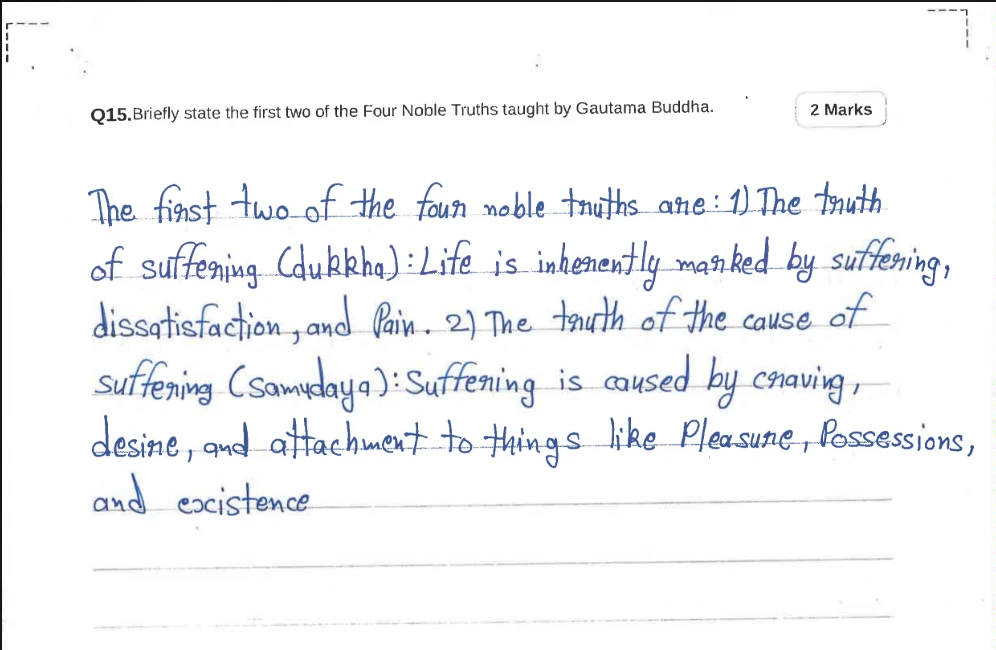
#> input picture data/raw_images/answer_script.webp, 996 x 650 px
$ python -i preprocess.py   (imports and definitions only)
#> lines starting #> are read from the running program, lines starting #| are printed output that depends on the picture; after the words box and inside, x2 and y2 are one past the last pixel; in counts of white or black regions, pixels touching at a corner belong together
#> further down, picture is the input picture: shape (650, 996, 3); mean B, G, R 247.3, 245.2, 244
import cv2

def preprocess_image(image):
    # Convert to grayscale
    gray = cv2.cvtColor(image, cv2.COLOR_BGR2GRAY)
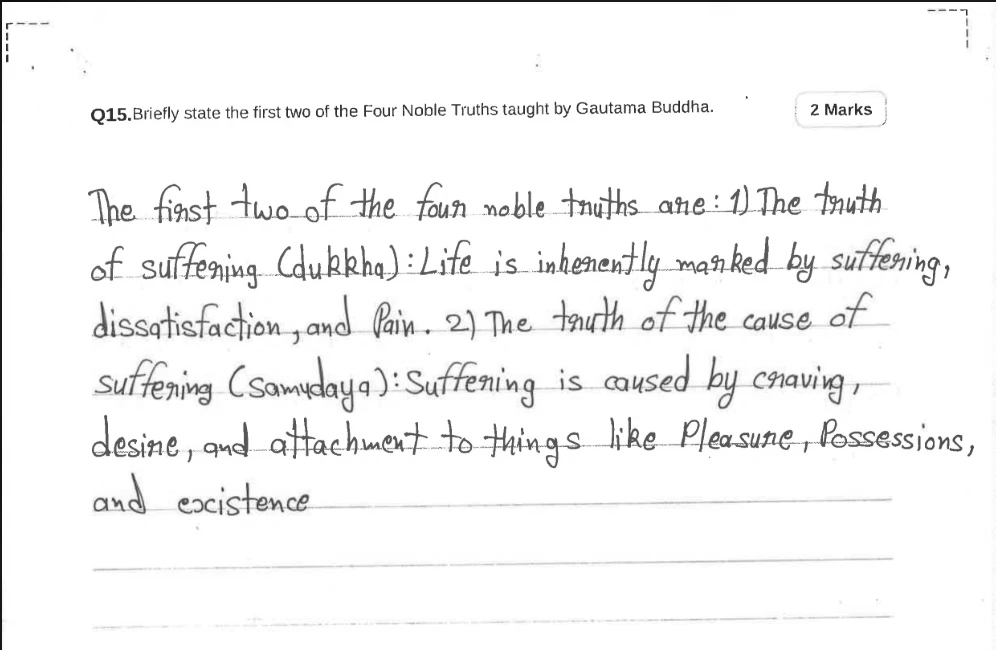
#> gray: shape (650, 996); min 13, max 255, mean 245.1

    # Reduce noise
    blur = cv2.GaussianBlur(gray, (5, 5), 0)

    # Adaptive thresholding for handwriting
    thresh = cv2.adaptiveThreshold(
        blur,
        255,
        cv2.ADAPTIVE_THRESH_GAUSSIAN_C,
        cv2.THRESH_BINARY,
        11,
        2
    )
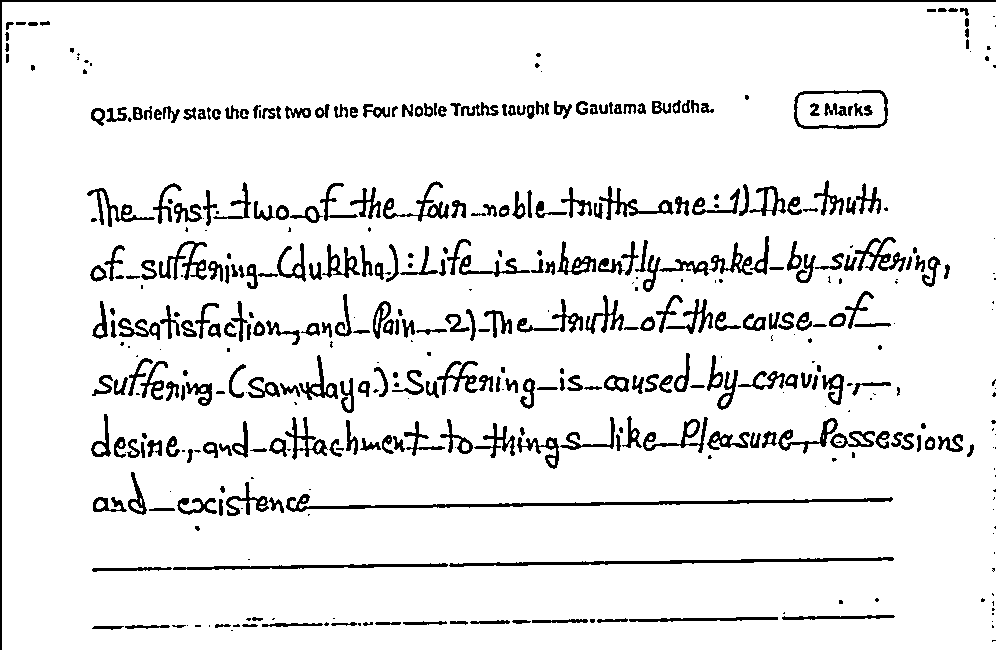
#> thresh: shape (650, 996); 91.7% white; 448 black regions (134 under 20 px), largest, box (x1, y1, x2, y2) and area: (0, 0, 996, 650) 3288, (286, 494, 893, 512) 2053, (449, 557, 894, 567) 1403

    return thresh

>>> import cv2
>>> picture = cv2.imread('../data/raw_images/answer_script.webp')
>>> result = preprocess_image(picture)
